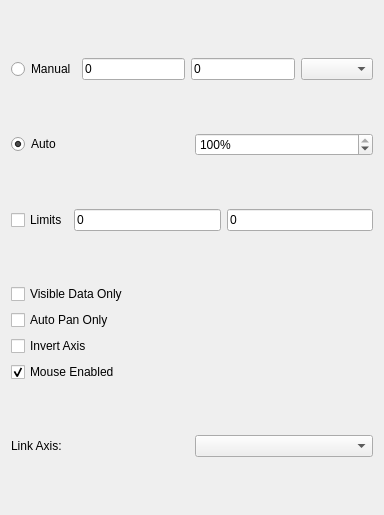
<?xml version="1.0" encoding="UTF-8"?>
<ui version="4.0">
 <class>Form</class>
 <widget class="QWidget" name="Form">
  <property name="geometry">
   <rect>
    <x>0</x>
    <y>0</y>
    <width>384</width>
    <height>515</height>
   </rect>
  </property>
  <property name="maximumSize">
   <size>
    <width>400</width>
    <height>16777215</height>
   </size>
  </property>
  <property name="windowTitle">
   <string>Form</string>
  </property>
  <layout class="QGridLayout" name="gridLayout">
   <item row="0" column="0" colspan="2">
    <layout class="QHBoxLayout" name="horizontalLayout">
     <item>
      <widget class="QRadioButton" name="manualRadio">
       <property name="toolTip">
        <string>&lt;html&gt;&lt;head/&gt;&lt;body&gt;&lt;p&gt;Set the range for this axis manually. This disables automatic scaling. &lt;/p&gt;&lt;/body&gt;&lt;/html&gt;</string>
       </property>
       <property name="text">
        <string>Manual</string>
       </property>
      </widget>
     </item>
     <item>
      <widget class="QLineEdit" name="minText">
       <property name="toolTip">
        <string>&lt;html&gt;&lt;head/&gt;&lt;body&gt;&lt;p&gt;Minimum value to display for this axis.&lt;/p&gt;&lt;/body&gt;&lt;/html&gt;</string>
       </property>
       <property name="text">
        <string>0</string>
       </property>
      </widget>
     </item>
     <item>
      <widget class="QLineEdit" name="maxText">
       <property name="toolTip">
        <string>&lt;html&gt;&lt;head/&gt;&lt;body&gt;&lt;p&gt;Maximum value to display for this axis.&lt;/p&gt;&lt;/body&gt;&lt;/html&gt;</string>
       </property>
       <property name="text">
        <string>0</string>
       </property>
      </widget>
     </item>
     <item>
      <widget class="QComboBox" name="unitCombo"/>
     </item>
    </layout>
   </item>
   <item row="1" column="0" colspan="2">
    <layout class="QHBoxLayout" name="horizontalLayout_2">
     <item>
      <widget class="QRadioButton" name="autoRadio">
       <property name="toolTip">
        <string>&lt;html&gt;&lt;head/&gt;&lt;body&gt;&lt;p&gt;Automatically resize this axis whenever the displayed data is changed.&lt;/p&gt;&lt;/body&gt;&lt;/html&gt;</string>
       </property>
       <property name="text">
        <string>Auto</string>
       </property>
       <property name="checked">
        <bool>true</bool>
       </property>
      </widget>
     </item>
     <item>
      <widget class="QSpinBox" name="autoPercentSpin">
       <property name="enabled">
        <bool>true</bool>
       </property>
       <property name="toolTip">
        <string>&lt;html&gt;&lt;head/&gt;&lt;body&gt;&lt;p&gt;Percent of data to be visible when auto-scaling. It may be useful to decrease this value for data with spiky noise.&lt;/p&gt;&lt;/body&gt;&lt;/html&gt;</string>
       </property>
       <property name="suffix">
        <string>%</string>
       </property>
       <property name="minimum">
        <number>1</number>
       </property>
       <property name="maximum">
        <number>100</number>
       </property>
       <property name="singleStep">
        <number>1</number>
       </property>
       <property name="value">
        <number>100</number>
       </property>
      </widget>
     </item>
    </layout>
   </item>
   <item row="2" column="0" colspan="2">
    <layout class="QHBoxLayout" name="horizontalLayout_3">
     <item>
      <widget class="QCheckBox" name="cbLimits">
       <property name="focusPolicy">
        <enum>Qt::NoFocus</enum>
       </property>
       <property name="text">
        <string>Limits</string>
       </property>
      </widget>
     </item>
     <item>
      <widget class="QLineEdit" name="minText_2">
       <property name="toolTip">
        <string>&lt;html&gt;&lt;head/&gt;&lt;body&gt;&lt;p&gt;Minimum value to display for this axis.&lt;/p&gt;&lt;/body&gt;&lt;/html&gt;</string>
       </property>
       <property name="text">
        <string>0</string>
       </property>
      </widget>
     </item>
     <item>
      <widget class="QLineEdit" name="maxText_2">
       <property name="toolTip">
        <string>&lt;html&gt;&lt;head/&gt;&lt;body&gt;&lt;p&gt;Maximum value to display for this axis.&lt;/p&gt;&lt;/body&gt;&lt;/html&gt;</string>
       </property>
       <property name="text">
        <string>0</string>
       </property>
      </widget>
     </item>
    </layout>
   </item>
   <item row="3" column="0" colspan="2">
    <layout class="QVBoxLayout" name="verticalLayout">
     <item>
      <widget class="QCheckBox" name="visibleOnlyCheck">
       <property name="toolTip">
        <string>&lt;html&gt;&lt;head/&gt;&lt;body&gt;&lt;p&gt;When checked, the axis will only auto-scale to data that is visible along the orthogonal axis.&lt;/p&gt;&lt;/body&gt;&lt;/html&gt;</string>
       </property>
       <property name="text">
        <string>Visible Data Only</string>
       </property>
      </widget>
     </item>
     <item>
      <widget class="QCheckBox" name="autoPanCheck">
       <property name="toolTip">
        <string>&lt;html&gt;&lt;head/&gt;&lt;body&gt;&lt;p&gt;When checked, the axis will automatically pan to center on the current data, but the scale along this axis will not change.&lt;/p&gt;&lt;/body&gt;&lt;/html&gt;</string>
       </property>
       <property name="text">
        <string>Auto Pan Only</string>
       </property>
      </widget>
     </item>
     <item>
      <widget class="QCheckBox" name="invertCheck">
       <property name="toolTip">
        <string>&lt;html&gt;&lt;head/&gt;&lt;body&gt;&lt;p&gt;Inverts the display of this axis. (+y points downward instead of upward)&lt;/p&gt;&lt;/body&gt;&lt;/html&gt;</string>
       </property>
       <property name="text">
        <string>Invert Axis</string>
       </property>
      </widget>
     </item>
     <item>
      <widget class="QCheckBox" name="mouseCheck">
       <property name="toolTip">
        <string>&lt;html&gt;&lt;head/&gt;&lt;body&gt;&lt;p&gt;Enables mouse interaction (panning, scaling) for this axis.&lt;/p&gt;&lt;/body&gt;&lt;/html&gt;</string>
       </property>
       <property name="text">
        <string>Mouse Enabled</string>
       </property>
       <property name="checked">
        <bool>true</bool>
       </property>
      </widget>
     </item>
    </layout>
   </item>
   <item row="4" column="0">
    <widget class="QLabel" name="label">
     <property name="text">
      <string>Link Axis:</string>
     </property>
    </widget>
   </item>
   <item row="4" column="1">
    <widget class="QComboBox" name="linkCombo">
     <property name="toolTip">
      <string>&lt;html&gt;&lt;head/&gt;&lt;body&gt;&lt;p&gt;Links this axis with another view. When linked, both views will display the same data range.&lt;/p&gt;&lt;/body&gt;&lt;/html&gt;</string>
     </property>
     <property name="sizeAdjustPolicy">
      <enum>QComboBox::AdjustToContents</enum>
     </property>
    </widget>
   </item>
  </layout>
 </widget>
 <resources/>
 <connections/>
</ui>
